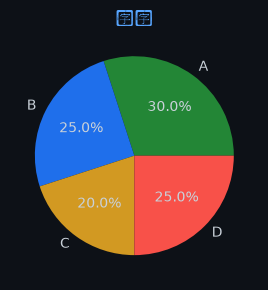

Source code (Python):

import matplotlib
matplotlib.use('Agg')
import matplotlib.pyplot as plt
import json, base64, os

chart = json.loads('''{"chartType":"pie","title":{"literalString":"饼图"},"labels":["A","B","C","D"],"datasets":[{"label":"示例数据","data":[30,25,20,25]}],"sizes":{"width":400,"height":300}}''')

fig, ax = plt.subplots(figsize=(400/100, 300/100))
fig.patch.set_facecolor('#0d1117')
ax.set_facecolor('#161b22')
ax.tick_params(colors='#c9d1d9')
ax.xaxis.label.set_color('#c9d1d9')
ax.yaxis.label.set_color('#c9d1d9')
ax.title.set_color('#58a6ff')
for spine in ax.spines.values(): spine.set_color('#30363d')

labels = ["A","B","C","D"]
datasets = [{"label":"示例数据","data":[30,25,20,25]}]
chartType = "pie"

if chartType == 'pie':
    wedges, texts, autotexts = ax.pie(datasets[0]['data'], labels=labels, autopct='%1.1f%%',
        colors=['#238636','#1f6feb','#d29922','#f85149','#a371f7','#3fb950'],
        textprops={'color':'#c9d1d9'})
else:
    for ds in datasets:
        color = ds.get('color', None)
        if chartType == 'bar':
            ax.bar(labels, ds['data'], label=ds['label'])
        elif chartType == 'line':
            ax.plot(labels, ds['data'], marker='o', label=ds['label'])
    ax.legend(facecolor='#161b22', edgecolor='#30363d', labelcolor='#c9d1d9')

ax.set_title(chart.get('title',{}).get('literalString',''), color='#58a6ff', fontsize=12)
plt.tight_layout()
plt.savefig("/Users/wisonzhu/projects/ag-ui-demo/.tmp/chart_x4fuck.png", dpi=100, bbox_inches='tight', facecolor='#0d1117')
